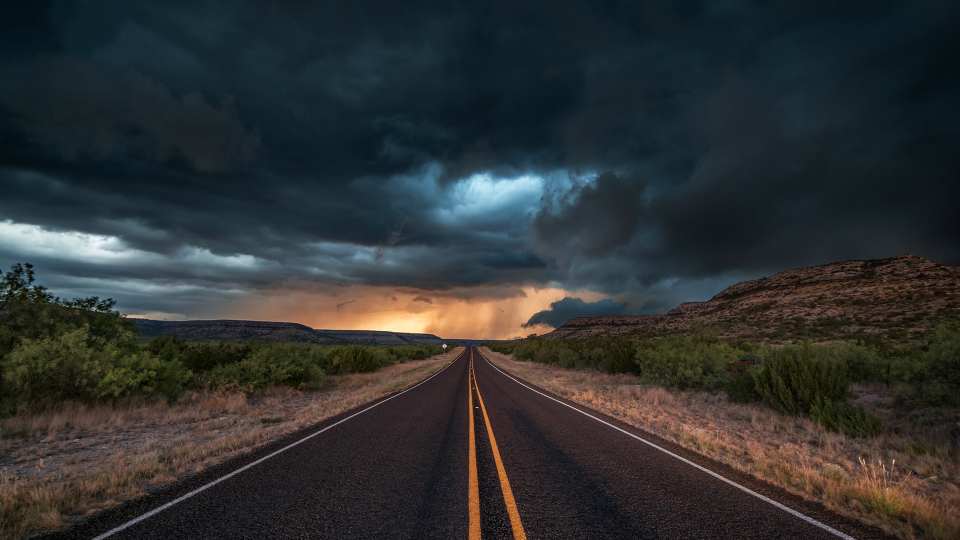
#> input picture 098.picture/Road/Road_5.jpg, 1920 x 1080 px (shown at 1/2 size)
$ python untitled0.py
#> lines starting #> are read from the running program, lines starting #| are printed output that depends on the picture
### 098.picture/colors.py

from matplotlib import cm

def create_colorMap(color_map = "tab10"):
  color_map_func = getattr(cm, color_map)
  return [tuple(map(lambda x: x*255, color_map_func(i)[:3])) for i in range(10)]

### 007.LBP/untitled0.py

import cv2
import numpy as np
from colors import create_colorMap

IMG_URL = "../098.picture/Road/Road_5.jpg"
WINDOW_NAME_IMAGE = 'Image'
WINDOW_NAME_WATERSHED = 'Watershed Segmentation'
IMG_SIZE_MULTIPLIER = 0.5

def original_image_clicked(event, x, y, flags, param):
    if event == cv2.EVENT_LBUTTONDOWN:
        cv2.circle(marker_image, (int(x/IMG_SIZE_MULTIPLIER), int(y/IMG_SIZE_MULTIPLIER)), 10, (current_marker), -1)
        cv2.circle(img_copy, (int(x/IMG_SIZE_MULTIPLIER), int(y/IMG_SIZE_MULTIPLIER)), 10, colors[current_marker], -1)


img = cv2.imread(IMG_URL)
#> img is the input picture: shape (1080, 1920, 3); mean B, G, R 50.1, 49.9, 46.9
img_copy = img.copy()
marker_image = np.zeros(img.shape[:2], dtype=np.int32)
segments = np.zeros(img.shape, dtype=np.uint8)

cv2.namedWindow(WINDOW_NAME_IMAGE)
cv2.namedWindow(WINDOW_NAME_WATERSHED)
cv2.setMouseCallback(WINDOW_NAME_IMAGE, original_image_clicked, dict())

colors = create_colorMap()
current_marker = 1
n_markers = 10

while True:
  cv2.imshow(WINDOW_NAME_WATERSHED, cv2.resize(segments, (0, 0), fx=IMG_SIZE_MULTIPLIER, fy=IMG_SIZE_MULTIPLIER))
#> segments: shape (1080, 1920, 3); every value is 0
  cv2.imshow(WINDOW_NAME_IMAGE, cv2.resize(img_copy, (0, 0), fx=IMG_SIZE_MULTIPLIER, fy=IMG_SIZE_MULTIPLIER))
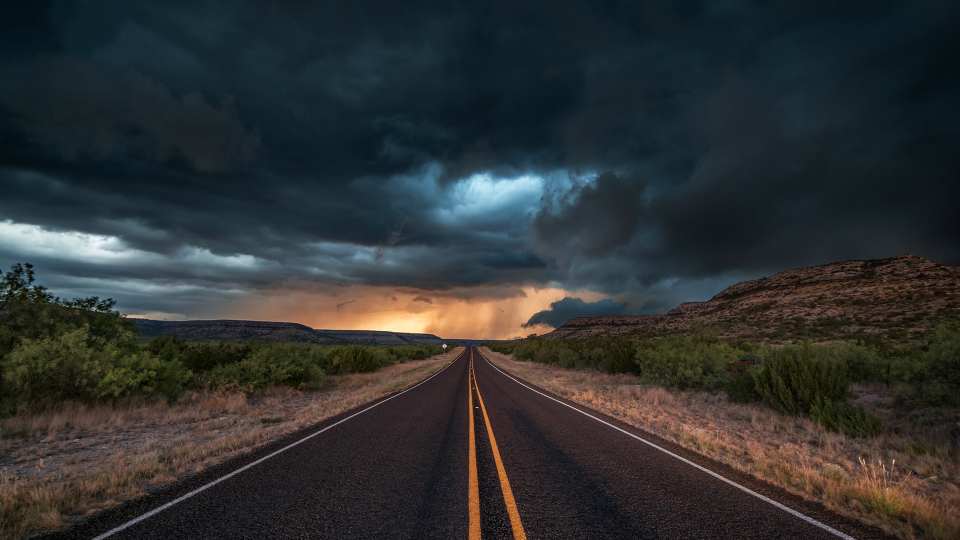
#> window 'Image': shape (540, 960, 3); mean B, G, R 50.2, 50, 47.1

  marker_image_copy = marker_image.copy()
  cv2.watershed(img, marker_image_copy)
  segments = np.zeros(img.shape, dtype = np.uint8)

  for color_ind in range(n_markers):
      segments[marker_image_copy == color_ind] = colors[color_ind]

  k = cv2.waitKey(1)
#> (key Esc is pressed here)
  if k == 27:
      break
  elif k == ord('c'):
      img_copy = img.copy()
      marker_image = np.zeros(img.shape[:2], dtype=np.int32)
      segments = np.zeros(img.shape, dtype = np.uint8)
  elif k > 0 and chr(k).isdigit():
      current_marker = int(chr(k))

cv2.destroyAllWindows()

$ run again, with 098.picture/Road/Road_13.jpg copied over 098.picture/Road/Road_5.jpg
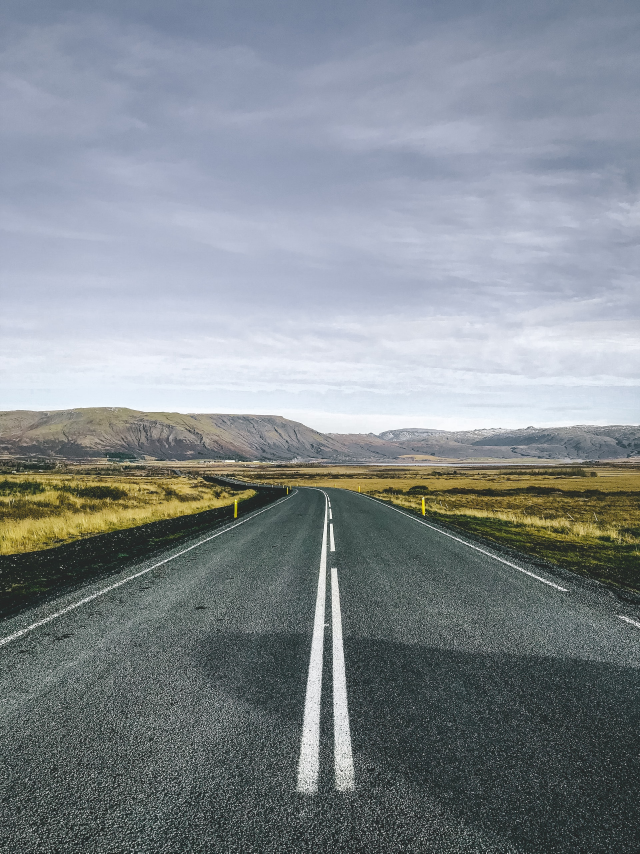
#> input picture 098.picture/Road/Road_13.jpg, 1920 x 2560 px (shown at 1/3 size)
#> img is the input picture: shape (2560, 1920, 3); mean B, G, R 142.9, 138, 131.1
#> segments: shape (2560, 1920, 3); every value is 0
#> `cv2.imshow(WINDOW_NAME_IMAGE, cv2.resize(img_copy, (0, 0), fx=IMG_SIZE..`:
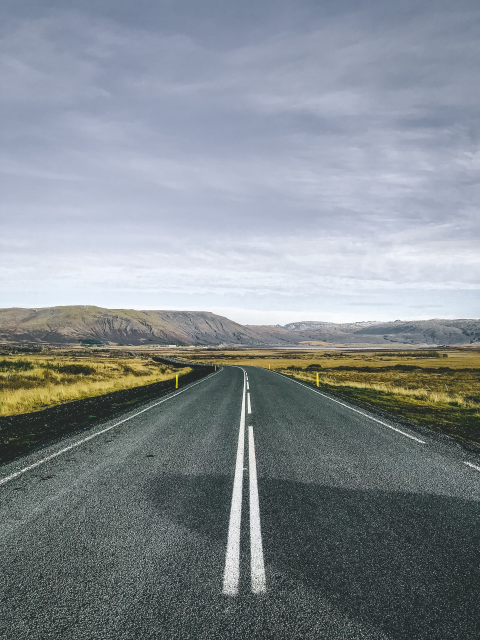
#> window 'Image': shape (1280, 960, 3) (shown at 1/2 size); mean B, G, R 143.1, 138.2, 131.2
